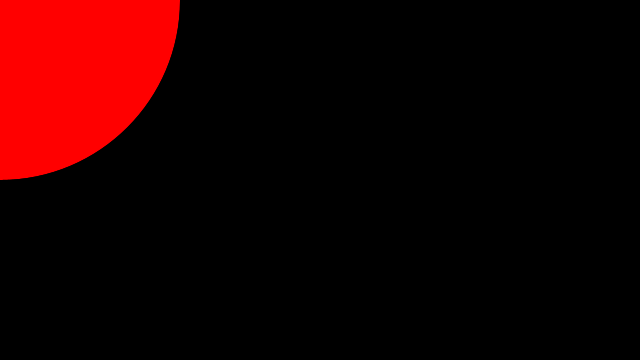
Frame 1 (no input)
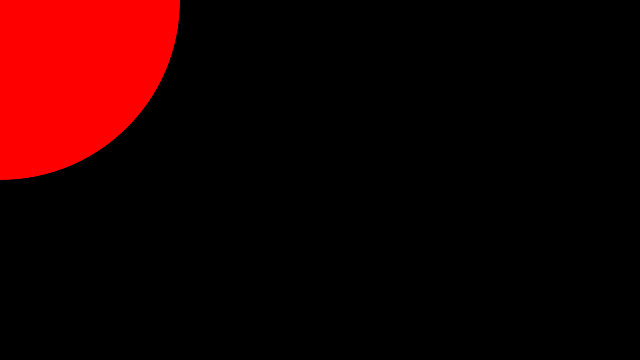
Frame 60 (the mouse pressed at the canvas centre just before this capture)
Frame 120 (the mouse held since frame 60 and released just before this capture): identical to frame 60, image omitted

The Processing sketch that drew these frames (run headless with seeded random() and noise(); from frame 60 on, the mouse is pressed at the canvas centre):

// Processing sketch: doxygen
// ── doxygen.pde
/**
 * The Processing Sketch setup method.
 */
void setup() {
  size(640, 360);
  background(0);
}

/**
 * The Processing Sketch draw method.
 */
void draw() {
  fill(255, 0, 0);
  ellipse(0, 0, height, height);
}
